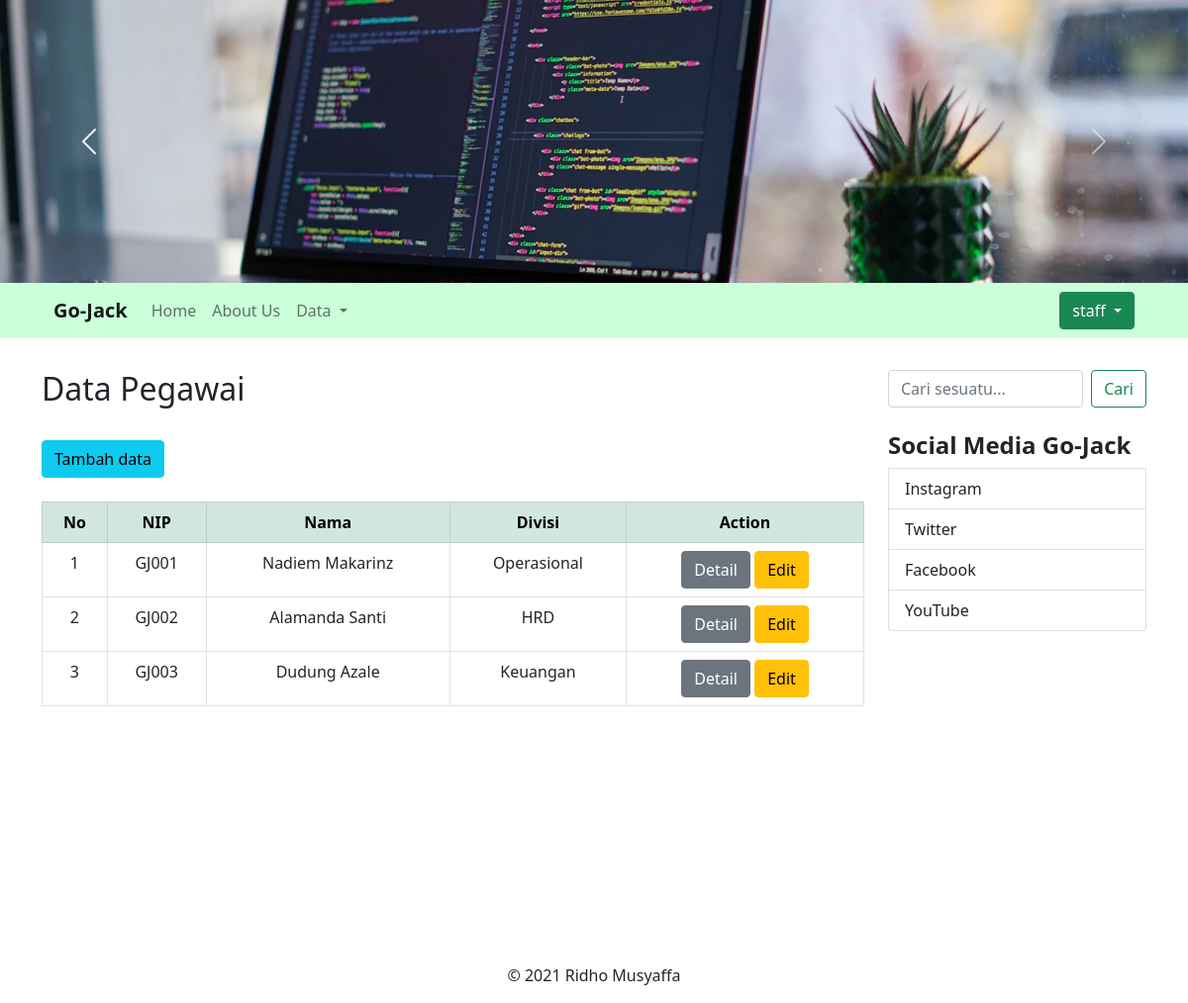
/index.php?hal=data-pegawai (signed in), run on the app's committed database.
### tables this page shows
CREATE TABLE `pegawai` (
  `id` int(11) NOT NULL,
  `nip` varchar(5) NOT NULL,
  `nama` varchar(50) NOT NULL,
  `email` varchar(50) NOT NULL,
  `agama` enum('Islam','Protestan','Katolik','Hindu','Buddha','Konghucu') NOT NULL,
  `iddivisi` int(11) NOT NULL,
  `foto` varchar(50) NOT NULL
);

CREATE TABLE `divisi` (
  `id` int(11) NOT NULL,
  `nama` varchar(50) NOT NULL
);

### koneksi.php (called while the page is built, shortened)
<?php
class Db {
    protected $servername = "localhost";
    protected $username = "root";
    protected $password = "";
    public function __construct() {
        try {
            $this->conn = new PDO("mysql:host=$this->servername;dbname=dbpegawai",$this->username, $this->password);
        } catch (PDOException $e) {
            echo "Connection failed: ", $e->getMessage();
        }
    }
}

### models/Pegawai.php (called while the page is built, shortened)
<?php
class Pegawai extends Db {
    public function selectData(){
        $stmt = $this->conn->prepare("SELECT Pegawai.id, Pegawai.nip, Pegawai.nama, Divisi.nama as namaDivisi FROM Pegawai INNER JOIN Divisi ON Pegawai.iddivisi = Divisi.id");
        $stmt->execute();
        $stmt->setFetchMode(PDO::FETCH_ASSOC);
        return $stmt->fetchAll();
    }
}

### pages/dataPegawai.php (the view, shortened to what this page needs)
<?php
require 'koneksi.php';
require 'models/Pegawai.php';
?>
<div>
    <h2>Data Pegawai</h2>
	<br />
	<?php if(!isset($_SESSION['MEMBER'])): ?>
    <?php else: ?>
	<a href="index.php?hal=tambah-data" class="btn btn-info">Tambah data</a>
	<?php endif; ?>
	<br /><br />
    <table class="table table-bordered text-center">
        <thead>
            <tr class="table-success">
            <th scope="col">No</th>
			<th scope="col">NIP</th>
            <th scope="col">Nama</th>
            <th scope="col">Divisi</th>
            <th scope="col">Action</th>
            </tr>
        </thead>
        <tbody>
            <?php
            $dataPegawai = new Pegawai();
            $no = 1;
            foreach($dataPegawai->selectData() as $data): ?>
                <form action="controllers/pegawaiController.php" method="POST">
                    <tr>
                        <td><?=$no?></td>
						<td><?=$data['nip']?></td>
                        <td><?=$data['nama']?></td>
                        <td><?=$data['namaDivisi']?></td>
                        <td>
                            <a href="index.php?hal=detail-data&id=<?=$data['id']?>" class="btn btn-secondary">Detail</a>
                            <?php if(!isset($_SESSION['MEMBER'])): ?>
                            <?php elseif($_SESSION['MEMBER']['role'] == "staff"): ?>
							<a href="index.php?hal=edit-data&id=<?=$data['id']?>" class="btn btn-warning">Edit</a>
                            <?php else: ?>
							<a href="index.php?hal=edit-data&id=<?=$data['id']?>" class="btn btn-warning">Edit</a>
							<input type="submit" value="delete" name="delete" class="btn btn-danger" onclick="return confirm('Yakin mau di hapus ?')"/>
							<?php endif; ?>
                        </td>
                    </tr>
                </form>
                <?php $no++;?>
            <?php endforeach;?>
        </tbody>
    </table>
</div>

### pages/kode_atas.php (style rules this page uses)
body { overflow-x: hidden; }

### data on the page
pegawai: nip "GJ001", nama "Nadiem Makarinz", iddivisi.nama "Operasional"
pegawai: nip "GJ002", nama "Alamanda Santi", iddivisi.nama "HRD"
pegawai: nip "GJ003", nama "Dudung Azale", iddivisi.nama "Keuangan"

### other printed values
$_SESSION['MEMBER']['fullname'] "staff"
